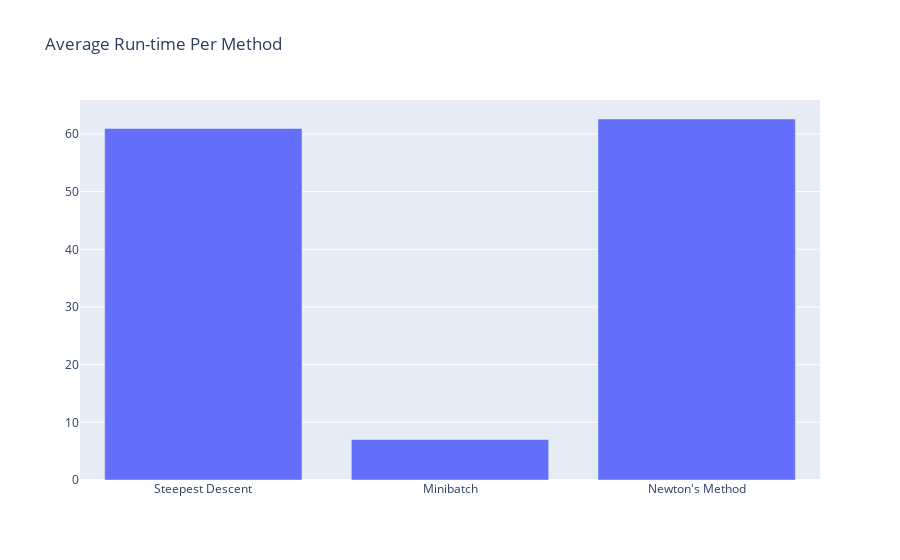
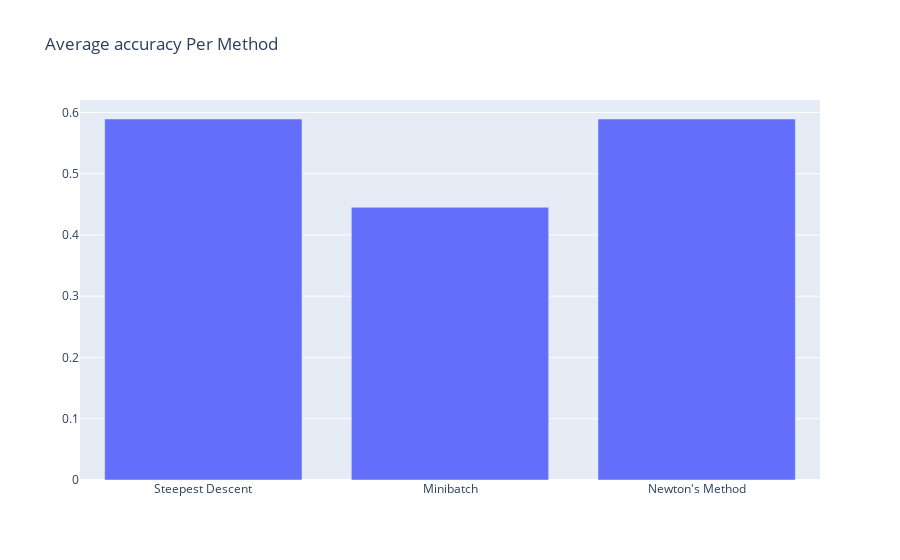
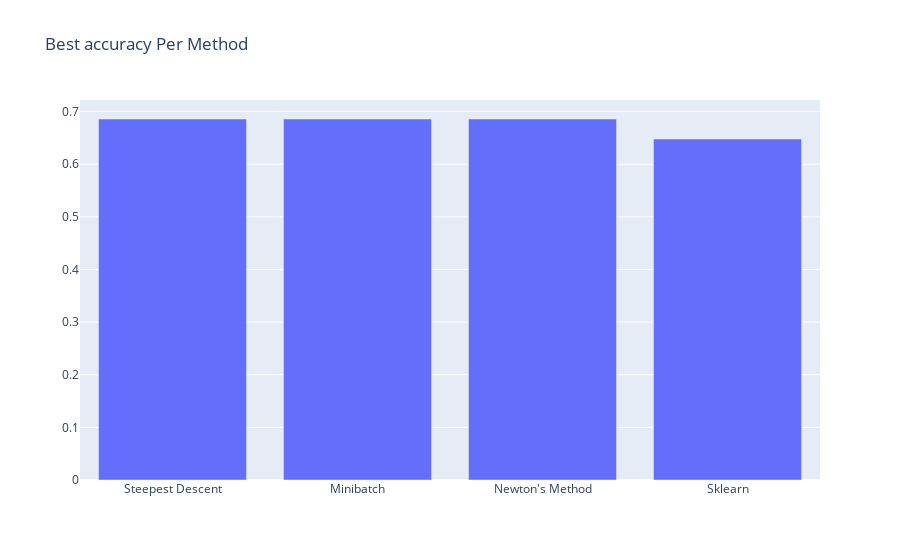
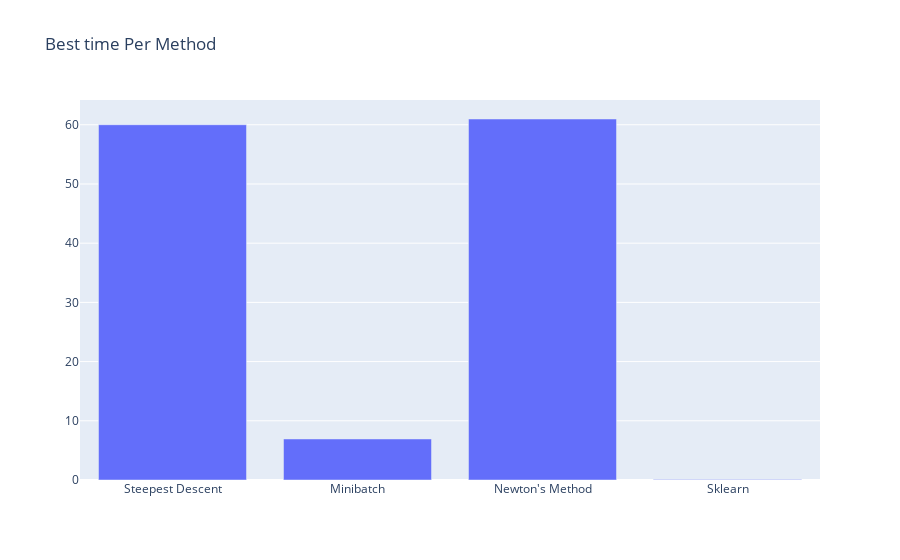

Notebook code for these charts, in order:
### Markdown cell above
As before, we had a lot of trouble classifying all three classes. This time it looks like it had even more trouble classifying the ill-fitting clothes than it did in the previous sections. I believe this may be because we have so many "fit" entries compared to the small or large entries that it caused our groupings to have to not consider one class in order to get a decent classifier.

### Code cell
from sklearn.multiclass import OneVsOneClassifier
from sklearn.linear_model import Perceptron
def best_time_charts(nts, lrs, lss):
    nt_avg_time = 0
    lr_avg_time = 0
    ls_avg_time = 0
    nt_avg_score = 0
    ls_avg_score = 0
    lr_avg_score = 0
    highest_lr_score = 0
    highest_ls_score = 0
    highest_nt_score = 0
    best_lr_time = float('inf')
    best_ls_time = float('inf')
    best_nt_time = float('inf')
    sklearn_score = 0
    for i in range(len(nts)):
        nt_avg_time += nts[i][0]
        nt_avg_score += nts[i][1]
        if nts[i][1] > highest_nt_score:
            highest_nt_score = nts[i][1]
        if nts[i][0] < best_nt_time:
            best_nt_time = nts[i][0]
    nt_avg_time /= len(nts)
    nt_avg_score /= len(nts)
    for i in range(len(lrs)):
        lr_avg_time += lrs[i][0]
        lr_avg_score += lrs[i][1]
        if lrs[i][1] > highest_lr_score:
            highest_lr_score = lrs[i][1]
        if lrs[i][0] < best_lr_time:
            best_lr_time = lrs[i][0]
    lr_avg_time /= len(lrs)
    lr_avg_score /= len(lrs)
    for i in range(len(lss)):
        ls_avg_time += lss[i][0]
        ls_avg_score += lss[i][1]
        if lss[i][1] > highest_ls_score:
            highest_ls_score = lss[i][1]
        if lss[i][0] < best_ls_time:
            best_ls_time = lss[i][0]
    ls_avg_time /= len(lss)
    ls_avg_score /= len(lss)
    
    start = time.time()
    clf = OneVsOneClassifier(Perceptron(shuffle=False))
    clf.fit(X_train, y_train)

    yhat = clf.predict(X_test)
    end = time.time()
    total_time = end-start
    sklearn_acc = accuracy_score(y_test,yhat)

    methods=['Steepest Descent', 'Minibatch', 'Newton\'s Method']

    fig = go.Figure([go.Bar(x=methods, y=[lr_avg_time, ls_avg_time, nt_avg_time])])
    fig.update_layout(title_text='Average Run-time Per Method')
    fig.show()

    fig = go.Figure([go.Bar(x=methods, y=[lr_avg_score, ls_avg_score, nt_avg_score])])
    fig.update_layout(title_text='Average accuracy Per Method')
    fig.show()
    methods.append("Sklearn")
    fig = go.Figure([go.Bar(x=methods, y=[highest_lr_score, highest_ls_score, highest_nt_score,sklearn_acc ])])
    fig.update_layout(title_text='Best accuracy Per Method')
    fig.show()

    fig = go.Figure([go.Bar(x=methods, y=[best_lr_time, best_ls_time, best_nt_time, total_time ])])
    fig.update_layout(title_text='Best time Per Method')
    fig.show()
best_time_charts(nt_one_scores, lr_one_scores, ls_one_scores)

### Figure 1 — Plotly figure (JSON) as saved in the notebook; plotly's stock layout.template omitted (floating-point values rounded to 4 significant figures)
{"data": [{"type": "bar", "x": ["Steepest Descent", "Minibatch", "Newton's Method"], "y": [60.95, 7.026, 62.59]}], "layout": {"title": {"text": "Average Run-time Per Method"}}}

### Figure 2 — Plotly figure (JSON) as saved in the notebook; plotly's stock layout.template omitted (floating-point values rounded to 4 significant figures)
{"data": [{"type": "bar", "x": ["Steepest Descent", "Minibatch", "Newton's Method"], "y": [0.5892, 0.4452, 0.5892]}], "layout": {"title": {"text": "Average accuracy Per Method"}}}

### Figure 3 — Plotly figure (JSON) as saved in the notebook; plotly's stock layout.template omitted (floating-point values rounded to 4 significant figures)
{"data": [{"type": "bar", "x": ["Steepest Descent", "Minibatch", "Newton's Method", "Sklearn"], "y": [0.6859, 0.6859, 0.6859, 0.6478]}], "layout": {"title": {"text": "Best accuracy Per Method"}}}

### Figure 4 — Plotly figure (JSON) as saved in the notebook; plotly's stock layout.template omitted (floating-point values rounded to 4 significant figures)
{"data": [{"type": "bar", "x": ["Steepest Descent", "Minibatch", "Newton's Method", "Sklearn"], "y": [60.01, 6.929, 60.97, 0.07006]}], "layout": {"title": {"text": "Best time Per Method"}}}
